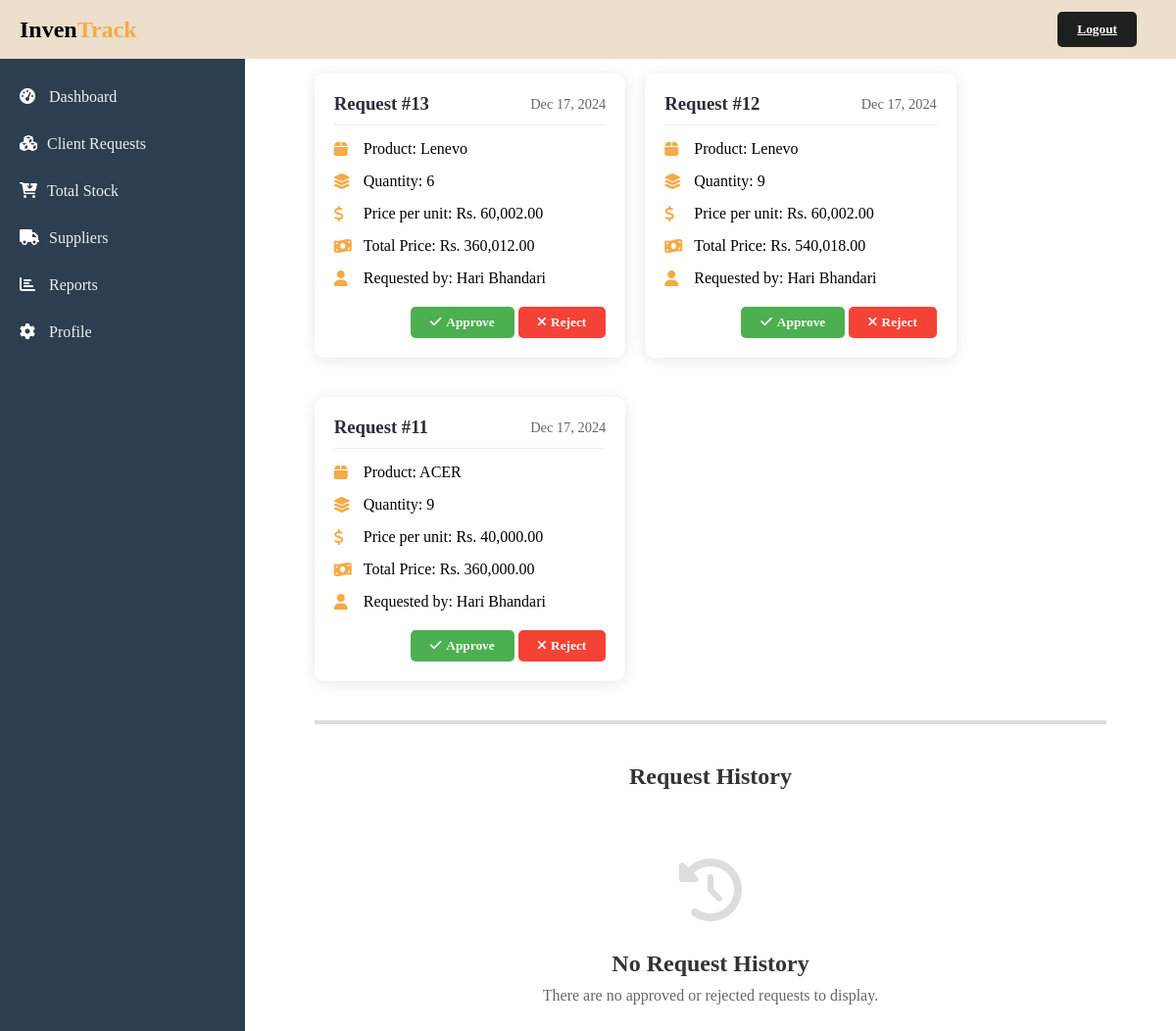
/pages/client/product.php (signed in), run on the app's committed database.
### tables this page shows
CREATE TABLE `client_requests` (
  `request_id` int(11) NOT NULL,
  `product` varchar(100) NOT NULL,
  `quantity` int(11) NOT NULL,
  `created_at` timestamp NOT NULL DEFAULT current_timestamp(),
  `total_price` float NOT NULL,
  `price` float NOT NULL,
  `created_by` varchar(50) NOT NULL,
  `status` enum('Pending','Approved','Canceled','') NOT NULL DEFAULT 'Pending'
);

### pages/client/product.php (the view, shortened to what this page needs)
<?php
require "../../config.php";
?>
<!DOCTYPE html>
<html lang="en">
<head>
    <link rel="stylesheet" href="../../assets/css/client-dashboard.css" />
    <link rel="stylesheet" href="https://cdnjs.cloudflare.com/ajax/libs/font-awesome/6.0.0-beta3/css/all.min.css" />
    <link rel="stylesheet" href="../../assets/css/product.css" />
</head>
<body>
    <?php
    require "../../includes/sidebar.php";
    ?>
    <div class="box">
        <h1>Pending Product Requests</h1>
        <div class="requests-container">
            <?php
            $sql = "SELECT * FROM client_requests WHERE status='pending' ORDER BY created_at DESC";
            $result = mysqli_query($conn, $sql);
            if (mysqli_num_rows($result) > 0) {
                while ($row = mysqli_fetch_assoc($result)) {
            ?>
                    <div class="request-card">
                        <div class="request-header">
                            <h3>Request #<?php echo $row['request_id']; ?></h3>
                            <span class="date"><?php echo date('M d, Y', strtotime($row['created_at'])); ?></span>
                        </div>
                        <div class="request-details">
                            <div class="detail-item">
                                <i class="fas fa-box"></i>
                                <span>Product: <?php echo $row['product']; ?></span>
                            </div>
                            <div class="detail-item">
                                <i class="fas fa-layer-group"></i>
                                <span>Quantity: <?php echo $row['quantity']; ?></span>
                            </div>
                            <div class="detail-item">
                                <i class="fas fa-dollar-sign"></i>
                                <span>Price per unit: Rs. <?php echo number_format($row['price'], 2); ?></span>
                            </div>
                            <div class="detail-item">
                                <i class="fas fa-money-bill-wave"></i>
                                <span>Total Price: Rs. <?php echo number_format($row['total_price'], 2); ?></span>
                            </div>
                            <div class="detail-item">
                                <i class="fas fa-user"></i>
                                <span>Requested by: <?php echo $row['created_by']; ?></span>
                            </div>
                        </div>
                        <div class="request-actions">
                            <form action="process_request.php" method="POST" style="display: inline;">
                                <button type="submit" name="action" value="Approved" class="btn approve">
                                    <i class="fas fa-check"></i> Approve
                                </button>
                                <button type="submit" name="action" value="cancelled" class="btn reject">
                                    <i class="fas fa-times"></i> Reject
                                </button>
                            </form>
                        </div>
                    </div>
                <?php
                }
            }
            ?>
        </div>
        <hr style="border: 2px solid #ddd; margin: 20px 0px; margin-left: 250px;">
        <div class="request-history">
            <h2>Request History</h2>
            <?php
            $sql = "SELECT * FROM client_requests WHERE status IN ('approved', 'Cancelled') ORDER BY created_at DESC";
            $result = mysqli_query($conn, $sql);
            if (mysqli_num_rows($result) > 0) {
            ?>
                <table class="history-table">
                    <thead>
                        <tr>
                            <th>Status</th>
                            <th>Request ID</th>
                            <th>Product</th>
                            <th>Quantity</th>
                            <th>Date</th>
                        </tr>
                    </thead>
                    <tbody>
                        <?php
                        while ($row = mysqli_fetch_assoc($result)) {
                            $statusClass = $row['status'] == 'cancelled' ? 'status-cancelled' : 'status-approved';
                            $statusIcon = $row['status'] == 'Cancelled' ? 'fa-times-circle' : 'fa-check-circle';
                            $statusText = $row['status'] == 'Cancelled' ? 'Cancelled' : 'Approved';
                            $statusTextColor = $row['status'] == 'Cancelled' ? '#f44336' : '#4CAF50';
                            $statusColor = $row['status'] == 'Cancelled' ? '#f44336' : '#4CAF50';
                        ?>
                            <tr>
                                <td style="display: flex; align-items: center; gap: 10px;">
                                    <div class="status-cell <?php echo $statusClass; ?>">
                                        <i class="fas <?php echo $statusIcon; ?>"></i>
                                        <span style="color: <?php echo $statusColor; ?>;"><?php echo $statusText; ?></span>
                                    </div>
                                    <form action="process_request.php" method="POST">
                                        <input type="hidden" name="product_name" value="<?php echo $row['product']; ?>">
                                        <input type="hidden" name="request_id" value="<?php echo $row['request_id']; ?>">
                                        <input type="hidden" name="action" value="revert">
                                        <button class="btn cancel-btn">Revert</button>
                                    </form>
                                </td>
                                <td>#<?php echo $row['request_id']; ?></td>
                                <td><?php echo $row['product']; ?></td>
                                <td><?php echo $row['quantity']; ?></td>
                                <td><?php echo date('M d, Y', strtotime($row['created_at'])); ?></td>
                            </tr>
                        <?php
                        }
                        ?>
                    </tbody>
                    <style>
                        .cancel-btn{
                            background: #f44336;
                            color: white;
                            padding: 5px 10px;
                            border: none;
                            border-radius: 5px;
                            cursor: pointer;
                            font-weight: bold;
                            display: inline-flex;
                            align-items: center;
                            gap: 5px;
                        }
                    </style>
                </table>
            <?php
            } else {
            ?>
                <div class="no-requests">
                    <i class="fas fa-history fa-4x"></i>
                    <h2>No Request History</h2>
                    <p>There are no approved or rejected requests to display.</p>
                </div>
            <?php
            }
            ?>
        </div>
    </div>
</body>
</html>

### assets/css/client-dashboard.css (style rules this page uses)
* { font-family: Poppins; margin: 0; padding: 0; box-sizing: border-box; color: #fff; }

### assets/css/product.css (style rules this page uses)
.box { width: auto; margin: 0 auto; }
.box h1 { text-align: center; font-size: 2.5em; font-weight: 600; font-family: 'Poppins', sans-serif; text-transform: uppercase; color: #333; }
.requests-container { width: 100%; margin: 0 auto; }

### pages/client/product.php (style rules this page uses)
.requests-container { width: 75%; display: flex; flex-wrap: wrap; align-items: center; gap: 20px; margin-left: 250px; margin-top: 30px; }
.request-card { background: white; border-radius: 10px; box-shadow: 0 2px 15px rgba(0, 0, 0, 0.1); padding: 20px; margin-bottom: 20px; transition: transform 0.2s; width: 40%; }
.request-header { display: flex; justify-content: space-between; align-items: center; margin-bottom: 15px; padding-bottom: 10px; border-bottom: 1px solid #eee; }
.request-header h3 { color: #2a2d38; margin: 0; }
.date { color: #666; font-size: 0.9em; }
.request-details { display: grid; grid-template-columns: repeat(auto-fit, minmax(200px, 1fr)); gap: 15px; margin-bottom: 20px; }
.detail-item { display: flex; align-items: center; gap: 10px; }
.detail-item span { color: #000; }
.detail-item i { color: #f7aa46; width: 20px; }
.request-actions { display: flex; justify-content: flex-end; gap: 10px; }
.btn { padding: 8px 20px; border: none; border-radius: 5px; cursor: pointer; font-weight: bold; display: inline-flex; align-items: center; gap: 5px; transition: all 0.3s; }
.approve { background: #4CAF50; color: white; }
.reject { background: #f44336; color: white; }
.no-requests { text-align: center; padding: 50px; color: #666; }
.no-requests i { color: #ddd; margin-bottom: 20px; }
.no-requests h2 { margin: 10px 0; color: #333; }
.no-requests p { margin: 0; color: #666; }
.request-history { padding: 20px; max-width: 1200px; margin: 0 auto; margin-left: 250px; }
.request-history h2 { color: #333; margin-bottom: 20px; text-align: center; font-size: 24px; }

### data on the page
client_requests: request_id "13", created_at "Dec 17, 2024", product "Lenevo", quantity "6", price "60,002.00", total_price "360,012.00", created_by "Hari Bhandari"
client_requests: request_id "12", created_at "Dec 17, 2024", product "Lenevo", quantity "9", price "60,002.00", total_price "540,018.00", created_by "Hari Bhandari"
client_requests: request_id "11", created_at "Dec 17, 2024", product "ACER", quantity "9", price "40,000.00", total_price "360,000.00", created_by "Hari Bhandari"
